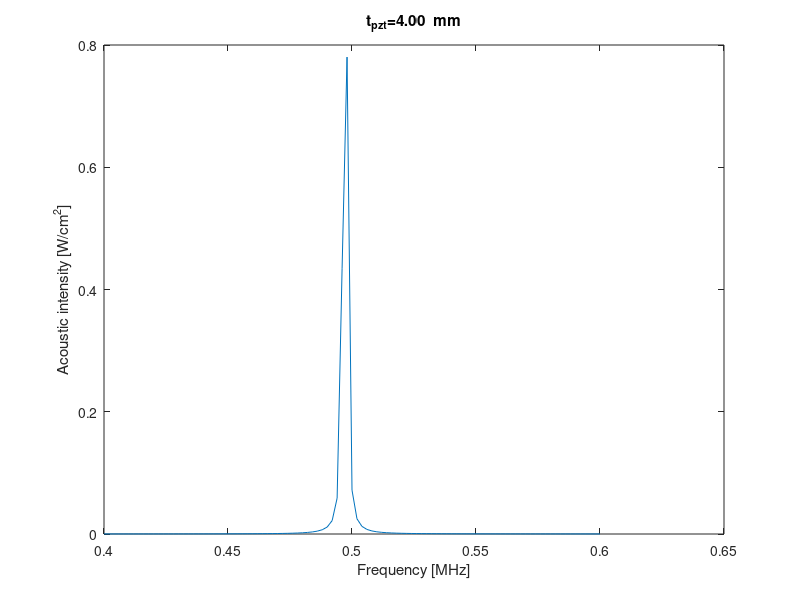
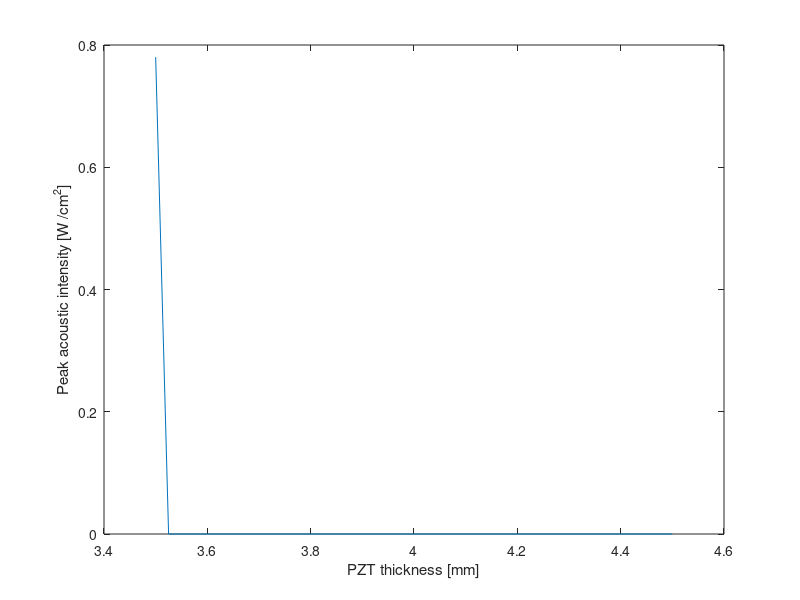
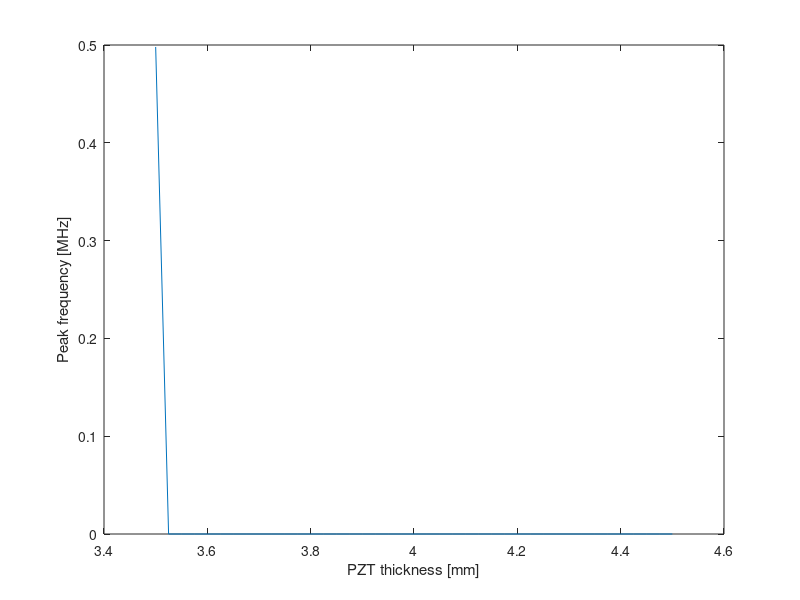
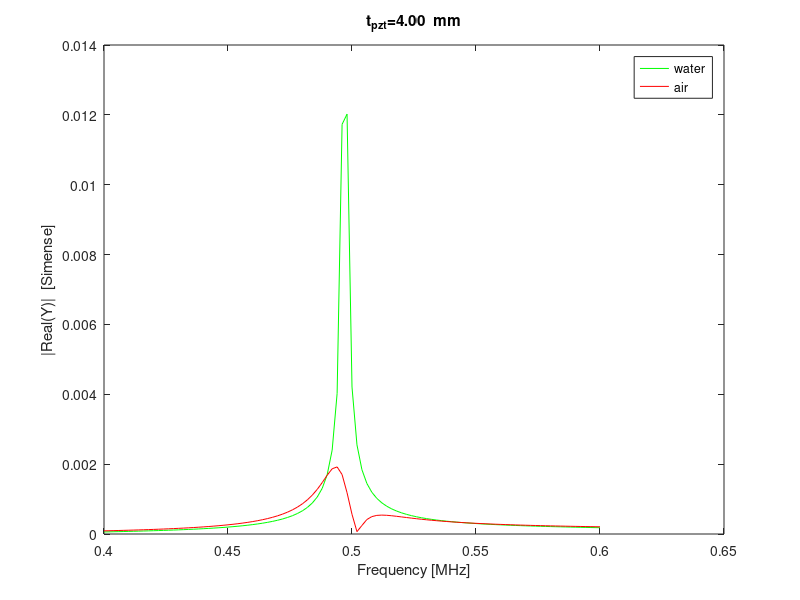

MATLAB code for these plots, in order:
%Script to find best thickness of PZT ceramic plate for optimum transmission of ultrasound, given the thickness and properties of the protective layer
%Layers assumed in the current calculation: PZT- Titanium - water
%See the paper: Titanium made ultrasonic reactor with 500KHz resonance
%Written by Shahar Seifer
%(C) copyright 2018, Shahar Seifer


%Code run once to solve symbolically the system of equations
%coefficients of A B C D E and right side of equation
%sym mat matsq d
%mat(1,:)=sym('[-i*k_pzt i*k_pzt,  0,  0,  0,  V*d33/t_pzt]');
%mat(2,:)=sym('[exp(-i*k_pzt*t_pzt),  exp(i*k_pzt*t_pzt),  -exp(-i*k_smd*t_pzt),  -exp(i*k_smd*t_pzt),  0,  0]');
%mat(3,:)=sym('[-i*k_pzt*exp(-i*k_pzt*t_pzt)/s33_pzt,  i*k_pzt*exp(i*k_pzt*t_pzt)/s33_pzt,  i*k_smd*exp(-i*k_smd*t_pzt)/s33_smd,  -i*k_smd*exp(i*k_smd*t_pzt)/s33_smd,  0,  d33*V/t_pzt]'); 
%mat(4,:)=sym('[0,  0,  -i*k_smd*exp(-i*k_smd*(t_pzt+t_smd))/s33_smd,  i*k_smd*exp(i*k_smd*(t_pzt+t_smd))/s33_smd,  +i*k_water*exp(-i*k_water*(t_pzt+t_smd))/s33_water,  0]');
%mat(5,:)=sym('[0,  0,  exp(-i*k_smd*(t_pzt+t_smd)),  exp(i*k_smd*(t_pzt+t_smd)),  -exp(-i*k_water*(t_pzt+t_smd)),  0]');
%matsq=mat(1:5,1:5);
%d=mat(1:5,6);
%ABCDE=matsq^(-1)*d;
%abcde=simplify(ABCDE);

%found abcde =
% 
% (V*d33*(k_pzt*k_water*s33_smd^2*exp(k_pzt*t_pzt*2*i + k_smd*t_smd*2*i)*i + k_smd^2*s33_pzt*s33_water*exp(k_pzt*t_pzt*2*i + k_smd*t_smd*2*i)*i - k_pzt*k_water*s33_smd^2*exp(k_pzt*t_pzt*2*i)*i - k_smd^2*s33_pzt*s33_water*exp(k_pzt*t_pzt*2*i)*i + k_pzt*k_water*s33_smd^2*s33_pzt*exp(k_pzt*t_pzt*i)*i + k_pzt*k_smd*s33_smd*s33_water*exp(k_pzt*t_pzt*2*i + k_smd*t_smd*2*i)*i + k_smd*k_water*s33_smd*s33_pzt*exp(k_pzt*t_pzt*2*i + k_smd*t_smd*2*i)*i - k_pzt*k_water*s33_smd^2*s33_pzt*exp(k_pzt*t_pzt*i + k_smd*t_smd*2*i)*i + k_pzt*k_smd*s33_smd*s33_water*exp(k_pzt*t_pzt*2*i)*i + k_smd*k_water*s33_smd*s33_pzt*exp(k_pzt*t_pzt*2*i)*i - k_pzt*k_smd*s33_smd*s33_pzt*s33_water*exp(k_pzt*t_pzt*i)*i - k_pzt*k_smd*s33_smd*s33_pzt*s33_water*exp(k_pzt*t_pzt*i + k_smd*t_smd*2*i)*i))/(k_pzt*t_pzt*(k_pzt*k_water*s33_smd^2 - k_smd^2*s33_pzt*s33_water - k_pzt*k_smd*s33_smd*s33_water + k_smd*k_water*s33_smd*s33_pzt + k_pzt*k_water*s33_smd^2*exp(k_pzt*t_pzt*2*i + k_smd*t_smd*2*i) + k_smd^2*s33_pzt*s33_water*exp(k_pzt*t_pzt*2*i + k_smd*t_smd*2*i) - k_pzt*k_water*s33_smd^2*exp(k_pzt*t_pzt*2*i) - k_pzt*k_water*s33_smd^2*exp(k_smd*t_smd*2*i) - k_smd^2*s33_pzt*s33_water*exp(k_pzt*t_pzt*2*i) + k_smd^2*s33_pzt*s33_water*exp(k_smd*t_smd*2*i) + k_pzt*k_smd*s33_smd*s33_water*exp(k_pzt*t_pzt*2*i + k_smd*t_smd*2*i) + k_smd*k_water*s33_smd*s33_pzt*exp(k_pzt*t_pzt*2*i + k_smd*t_smd*2*i) + k_pzt*k_smd*s33_smd*s33_water*exp(k_pzt*t_pzt*2*i) - k_pzt*k_smd*s33_smd*s33_water*exp(k_smd*t_smd*2*i) + k_smd*k_water*s33_smd*s33_pzt*exp(k_pzt*t_pzt*2*i) + k_smd*k_water*s33_smd*s33_pzt*exp(k_smd*t_smd*2*i)))
% -(V*d33*(k_pzt*k_water*s33_smd^2*i - k_smd^2*s33_pzt*s33_water*i - k_pzt*k_smd*s33_smd*s33_water*i + k_smd*k_water*s33_smd*s33_pzt*i - k_pzt*k_water*s33_smd^2*exp(k_smd*t_smd*2*i)*i + k_smd^2*s33_pzt*s33_water*exp(k_smd*t_smd*2*i)*i - k_pzt*k_water*s33_smd^2*s33_pzt*exp(k_pzt*t_pzt*i)*i + k_pzt*k_water*s33_smd^2*s33_pzt*exp(k_pzt*t_pzt*i + k_smd*t_smd*2*i)*i - k_pzt*k_smd*s33_smd*s33_water*exp(k_smd*t_smd*2*i)*i + k_smd*k_water*s33_smd*s33_pzt*exp(k_smd*t_smd*2*i)*i + k_pzt*k_smd*s33_smd*s33_pzt*s33_water*exp(k_pzt*t_pzt*i)*i + k_pzt*k_smd*s33_smd*s33_pzt*s33_water*exp(k_pzt*t_pzt*i + k_smd*t_smd*2*i)*i))/(k_pzt*t_pzt*(k_pzt*k_water*s33_smd^2 - k_smd^2*s33_pzt*s33_water - k_pzt*k_smd*s33_smd*s33_water + k_smd*k_water*s33_smd*s33_pzt + k_pzt*k_water*s33_smd^2*exp(k_pzt*t_pzt*2*i + k_smd*t_smd*2*i) + k_smd^2*s33_pzt*s33_water*exp(k_pzt*t_pzt*2*i + k_smd*t_smd*2*i) - k_pzt*k_water*s33_smd^2*exp(k_pzt*t_pzt*2*i) - k_pzt*k_water*s33_smd^2*exp(k_smd*t_smd*2*i) - k_smd^2*s33_pzt*s33_water*exp(k_pzt*t_pzt*2*i) + k_smd^2*s33_pzt*s33_water*exp(k_smd*t_smd*2*i) + k_pzt*k_smd*s33_smd*s33_water*exp(k_pzt*t_pzt*2*i + k_smd*t_smd*2*i) + k_smd*k_water*s33_smd*s33_pzt*exp(k_pzt*t_pzt*2*i + k_smd*t_smd*2*i) + k_pzt*k_smd*s33_smd*s33_water*exp(k_pzt*t_pzt*2*i) - k_pzt*k_smd*s33_smd*s33_water*exp(k_smd*t_smd*2*i) + k_smd*k_water*s33_smd*s33_pzt*exp(k_pzt*t_pzt*2*i) + k_smd*k_water*s33_smd*s33_pzt*exp(k_smd*t_smd*2*i)))
% -(V*d33*s33_smd*(k_smd*s33_water + k_water*s33_smd)*(- 2*exp(k_pzt*t_pzt*i + k_smd*t_pzt*i + k_smd*t_smd*2*i) + s33_pzt*exp(k_smd*(t_pzt*i + t_smd*2*i)) + s33_pzt*exp(k_pzt*t_pzt*2*i + k_smd*t_pzt*i + k_smd*t_smd*2*i))*i)/(k_pzt*k_water*s33_smd^2*t_pzt - k_smd^2*s33_pzt*s33_water*t_pzt - k_pzt*k_water*s33_smd^2*t_pzt*exp(k_pzt*t_pzt*2*i) - k_pzt*k_water*s33_smd^2*t_pzt*exp(k_smd*t_smd*2*i) - k_smd^2*s33_pzt*s33_water*t_pzt*exp(k_pzt*t_pzt*2*i) + k_smd^2*s33_pzt*s33_water*t_pzt*exp(k_smd*t_smd*2*i) - k_pzt*k_smd*s33_smd*s33_water*t_pzt + k_smd*k_water*s33_smd*s33_pzt*t_pzt + k_pzt*k_water*s33_smd^2*t_pzt*exp(k_pzt*t_pzt*2*i + k_smd*t_smd*2*i) + k_smd^2*s33_pzt*s33_water*t_pzt*exp(k_pzt*t_pzt*2*i + k_smd*t_smd*2*i) + k_pzt*k_smd*s33_smd*s33_water*t_pzt*exp(k_pzt*t_pzt*2*i) - k_pzt*k_smd*s33_smd*s33_water*t_pzt*exp(k_smd*t_smd*2*i) + k_smd*k_water*s33_smd*s33_pzt*t_pzt*exp(k_pzt*t_pzt*2*i) + k_smd*k_water*s33_smd*s33_pzt*t_pzt*exp(k_smd*t_smd*2*i) + k_pzt*k_smd*s33_smd*s33_water*t_pzt*exp(k_pzt*t_pzt*2*i + k_smd*t_smd*2*i) + k_smd*k_water*s33_smd*s33_pzt*t_pzt*exp(k_pzt*t_pzt*2*i + k_smd*t_smd*2*i))
% (V*d33*k_water*s33_smd^2*s33_pzt*i - V*d33*k_water*s33_smd^2*exp(k_pzt*t_pzt*i)*2*i + V*d33*k_smd*s33_smd*s33_water*exp(k_pzt*t_pzt*i)*2*i + V*d33*k_water*s33_smd^2*s33_pzt*exp(k_pzt*t_pzt*2*i)*i - V*d33*k_smd*s33_smd*s33_pzt*s33_water*i - V*d33*k_smd*s33_smd*s33_pzt*s33_water*exp(k_pzt*t_pzt*2*i)*i)/(k_pzt*k_water*s33_smd^2*t_pzt*exp(k_smd*t_pzt*i) - k_smd^2*s33_pzt*s33_water*t_pzt*exp(k_smd*t_pzt*i) - k_pzt*k_smd*s33_smd*s33_water*t_pzt*exp(k_smd*t_pzt*i) + k_smd*k_water*s33_smd*s33_pzt*t_pzt*exp(k_smd*t_pzt*i) - k_pzt*k_water*s33_smd^2*t_pzt*exp(k_pzt*t_pzt*2*i)*exp(k_smd*t_pzt*i) - k_pzt*k_water*s33_smd^2*t_pzt*exp(k_smd*t_pzt*i)*exp(k_smd*t_smd*2*i) - k_smd^2*s33_pzt*s33_water*t_pzt*exp(k_pzt*t_pzt*2*i)*exp(k_smd*t_pzt*i) + k_smd^2*s33_pzt*s33_water*t_pzt*exp(k_smd*t_pzt*i)*exp(k_smd*t_smd*2*i) + k_pzt*k_water*s33_smd^2*t_pzt*exp(k_pzt*t_pzt*2*i)*exp(k_smd*t_pzt*i)*exp(k_smd*t_smd*2*i) + k_smd^2*s33_pzt*s33_water*t_pzt*exp(k_pzt*t_pzt*2*i)*exp(k_smd*t_pzt*i)*exp(k_smd*t_smd*2*i) + k_pzt*k_smd*s33_smd*s33_water*t_pzt*exp(k_pzt*t_pzt*2*i)*exp(k_smd*t_pzt*i) - k_pzt*k_smd*s33_smd*s33_water*t_pzt*exp(k_smd*t_pzt*i)*exp(k_smd*t_smd*2*i) + k_smd*k_water*s33_smd*s33_pzt*t_pzt*exp(k_pzt*t_pzt*2*i)*exp(k_smd*t_pzt*i) + k_smd*k_water*s33_smd*s33_pzt*t_pzt*exp(k_smd*t_pzt*i)*exp(k_smd*t_smd*2*i) + k_pzt*k_smd*s33_smd*s33_water*t_pzt*exp(k_pzt*t_pzt*2*i)*exp(k_smd*t_pzt*i)*exp(k_smd*t_smd*2*i) + k_smd*k_water*s33_smd*s33_pzt*t_pzt*exp(k_pzt*t_pzt*2*i)*exp(k_smd*t_pzt*i)*exp(k_smd*t_smd*2*i))
%  -(V*d33*k_smd*s33_smd*s33_pzt*s33_water*exp(k_smd*t_smd*i)*exp(k_water*t_pzt*i)*exp(k_water*t_smd*i)*2*i - V*d33*k_smd*s33_smd*s33_water*exp(k_pzt*t_pzt*i)*exp(k_smd*t_smd*i)*exp(k_water*t_pzt*i)*exp(k_water*t_smd*i)*4*i + V*d33*k_smd*s33_smd*s33_pzt*s33_water*exp(k_pzt*t_pzt*2*i)*exp(k_smd*t_smd*i)*exp(k_water*t_pzt*i)*exp(k_water*t_smd*i)*2*i)/(k_pzt*k_water*s33_smd^2*t_pzt - k_smd^2*s33_pzt*s33_water*t_pzt - k_pzt*k_water*s33_smd^2*t_pzt*exp(k_pzt*t_pzt*2*i) - k_pzt*k_water*s33_smd^2*t_pzt*exp(k_smd*t_smd*2*i) - k_smd^2*s33_pzt*s33_water*t_pzt*exp(k_pzt*t_pzt*2*i) + k_smd^2*s33_pzt*s33_water*t_pzt*exp(k_smd*t_smd*2*i) - k_pzt*k_smd*s33_smd*s33_water*t_pzt + k_smd*k_water*s33_smd*s33_pzt*t_pzt + k_pzt*k_smd*s33_smd*s33_water*t_pzt*exp(k_pzt*t_pzt*2*i) - k_pzt*k_smd*s33_smd*s33_water*t_pzt*exp(k_smd*t_smd*2*i) + k_smd*k_water*s33_smd*s33_pzt*t_pzt*exp(k_pzt*t_pzt*2*i) + k_smd*k_water*s33_smd*s33_pzt*t_pzt*exp(k_smd*t_smd*2*i) + k_pzt*k_water*s33_smd^2*t_pzt*exp(k_pzt*t_pzt*2*i)*exp(k_smd*t_smd*2*i) + k_smd^2*s33_pzt*s33_water*t_pzt*exp(k_pzt*t_pzt*2*i)*exp(k_smd*t_smd*2*i) + k_pzt*k_smd*s33_smd*s33_water*t_pzt*exp(k_pzt*t_pzt*2*i)*exp(k_smd*t_smd*2*i) + k_smd*k_water*s33_smd*s33_pzt*t_pzt*exp(k_pzt*t_pzt*2*i)*exp(k_smd*t_smd*2*i));

%all variables in mks units
t_pzt_vect=0.001*(3.5:0.025:4.5);%search range of PZT thickness in meters
grand_n=0;
grand_acoustic=zeros(size(t_pzt_vect));
grand_pzt=zeros(size(t_pzt_vect));
grand_peak=zeros(size(t_pzt_vect));
grand_bandwidth=zeros(size(t_pzt_vect));
for t_pzt=0.0040;%t_pzt_vect
    grand_n=grand_n+1;
    V=4; %amplitude of electrical voltage
    d33=265*1e-12; %PZT strngth
    eps33=1200*8.85e-12; %dielectric strength in PZT
    e33=sqrt(0.46*16.6*1e10*eps33);%e33=sqrt(kt*c33D*eps33S)
    s33_pzt=14.2*1e-12;
    t_smd=0.0065; %6.5mm Titanium thickness fixed
    s33_water=1/(2.15e9);  %=1/[bulk modulus], =1/K , in units m^2/Newton.  c=sqrt(K/ro).
    s33_air=1/(1.4e5);
    s33_smd=1/(100e9);  %=1/[bulk modulus], =1/K , in units m^2/Newton. (also the same for young modulus) 
    c_pzt=4220; %Nt*2
    c_water=1480;
    c_air=340;
    ro_smd=4500; %Titanium
    c_smd=6000;%Titanium (Engineering Toolbox)

    As=1e-4; %transducer area in m^2
    ro_water=1000;  %kg/m^3
    ro_air=1.2;%kg/m^3
    ro_pzt=7800;

    n=0;
    freq_vect=(0.4:0.002:0.6);
    Yvect=zeros(size(freq_vect));
    Yvect_air=zeros(size(freq_vect));
    acoustic_power=zeros(size(freq_vect));
    pzt_forward_reverse_power=zeros(size(freq_vect));
    for freq=freq_vect
    %freq- frequency
    n=n+1;    
    k_pzt=(1-0.1i)*2*pi*freq*1000000/c_pzt;
    k_smd=(1+.1i)*2*pi*freq*1000000/c_smd;
    k_water=2*pi*freq*1000000/c_water;
    k_air=2*pi*freq*1000000/c_air;
    omega=2*pi*freq*1000000;
    E= -(V*d33*k_smd*s33_smd*s33_pzt*s33_water*exp(k_smd*t_smd*i)*exp(k_water*t_pzt*i)*exp(k_water*t_smd*i)*2*i - V*d33*k_smd*s33_smd*s33_water*exp(k_pzt*t_pzt*i)*exp(k_smd*t_smd*i)*exp(k_water*t_pzt*i)*exp(k_water*t_smd*i)*4*i + V*d33*k_smd*s33_smd*s33_pzt*s33_water*exp(k_pzt*t_pzt*2*i)*exp(k_smd*t_smd*i)*exp(k_water*t_pzt*i)*exp(k_water*t_smd*i)*2*i)/(k_pzt*k_water*s33_smd^2*t_pzt - k_smd^2*s33_pzt*s33_water*t_pzt - k_pzt*k_water*s33_smd^2*t_pzt*exp(k_pzt*t_pzt*2*i) - k_pzt*k_water*s33_smd^2*t_pzt*exp(k_smd*t_smd*2*i) - k_smd^2*s33_pzt*s33_water*t_pzt*exp(k_pzt*t_pzt*2*i) + k_smd^2*s33_pzt*s33_water*t_pzt*exp(k_smd*t_smd*2*i) - k_pzt*k_smd*s33_smd*s33_water*t_pzt + k_smd*k_water*s33_smd*s33_pzt*t_pzt + k_pzt*k_smd*s33_smd*s33_water*t_pzt*exp(k_pzt*t_pzt*2*i) - k_pzt*k_smd*s33_smd*s33_water*t_pzt*exp(k_smd*t_smd*2*i) + k_smd*k_water*s33_smd*s33_pzt*t_pzt*exp(k_pzt*t_pzt*2*i) + k_smd*k_water*s33_smd*s33_pzt*t_pzt*exp(k_smd*t_smd*2*i) + k_pzt*k_water*s33_smd^2*t_pzt*exp(k_pzt*t_pzt*2*i)*exp(k_smd*t_smd*2*i) + k_smd^2*s33_pzt*s33_water*t_pzt*exp(k_pzt*t_pzt*2*i)*exp(k_smd*t_smd*2*i) + k_pzt*k_smd*s33_smd*s33_water*t_pzt*exp(k_pzt*t_pzt*2*i)*exp(k_smd*t_smd*2*i) + k_smd*k_water*s33_smd*s33_pzt*t_pzt*exp(k_pzt*t_pzt*2*i)*exp(k_smd*t_smd*2*i));
    A=(V*d33*(k_pzt*k_water*s33_smd^2*exp(k_pzt*t_pzt*2*i + k_smd*t_smd*2*i)*i + k_smd^2*s33_pzt*s33_water*exp(k_pzt*t_pzt*2*i + k_smd*t_smd*2*i)*i - k_pzt*k_water*s33_smd^2*exp(k_pzt*t_pzt*2*i)*i - k_smd^2*s33_pzt*s33_water*exp(k_pzt*t_pzt*2*i)*i + k_pzt*k_water*s33_smd^2*s33_pzt*exp(k_pzt*t_pzt*i)*i + k_pzt*k_smd*s33_smd*s33_water*exp(k_pzt*t_pzt*2*i + k_smd*t_smd*2*i)*i + k_smd*k_water*s33_smd*s33_pzt*exp(k_pzt*t_pzt*2*i + k_smd*t_smd*2*i)*i - k_pzt*k_water*s33_smd^2*s33_pzt*exp(k_pzt*t_pzt*i + k_smd*t_smd*2*i)*i + k_pzt*k_smd*s33_smd*s33_water*exp(k_pzt*t_pzt*2*i)*i + k_smd*k_water*s33_smd*s33_pzt*exp(k_pzt*t_pzt*2*i)*i - k_pzt*k_smd*s33_smd*s33_pzt*s33_water*exp(k_pzt*t_pzt*i)*i - k_pzt*k_smd*s33_smd*s33_pzt*s33_water*exp(k_pzt*t_pzt*i + k_smd*t_smd*2*i)*i))/(k_pzt*t_pzt*(k_pzt*k_water*s33_smd^2 - k_smd^2*s33_pzt*s33_water - k_pzt*k_smd*s33_smd*s33_water + k_smd*k_water*s33_smd*s33_pzt + k_pzt*k_water*s33_smd^2*exp(k_pzt*t_pzt*2*i + k_smd*t_smd*2*i) + k_smd^2*s33_pzt*s33_water*exp(k_pzt*t_pzt*2*i + k_smd*t_smd*2*i) - k_pzt*k_water*s33_smd^2*exp(k_pzt*t_pzt*2*i) - k_pzt*k_water*s33_smd^2*exp(k_smd*t_smd*2*i) - k_smd^2*s33_pzt*s33_water*exp(k_pzt*t_pzt*2*i) + k_smd^2*s33_pzt*s33_water*exp(k_smd*t_smd*2*i) + k_pzt*k_smd*s33_smd*s33_water*exp(k_pzt*t_pzt*2*i + k_smd*t_smd*2*i) + k_smd*k_water*s33_smd*s33_pzt*exp(k_pzt*t_pzt*2*i + k_smd*t_smd*2*i) + k_pzt*k_smd*s33_smd*s33_water*exp(k_pzt*t_pzt*2*i) - k_pzt*k_smd*s33_smd*s33_water*exp(k_smd*t_smd*2*i) + k_smd*k_water*s33_smd*s33_pzt*exp(k_pzt*t_pzt*2*i) + k_smd*k_water*s33_smd*s33_pzt*exp(k_smd*t_smd*2*i)));
    B=-(V*d33*(k_pzt*k_water*s33_smd^2*i - k_smd^2*s33_pzt*s33_water*i - k_pzt*k_smd*s33_smd*s33_water*i + k_smd*k_water*s33_smd*s33_pzt*i - k_pzt*k_water*s33_smd^2*exp(k_smd*t_smd*2*i)*i + k_smd^2*s33_pzt*s33_water*exp(k_smd*t_smd*2*i)*i - k_pzt*k_water*s33_smd^2*s33_pzt*exp(k_pzt*t_pzt*i)*i + k_pzt*k_water*s33_smd^2*s33_pzt*exp(k_pzt*t_pzt*i + k_smd*t_smd*2*i)*i - k_pzt*k_smd*s33_smd*s33_water*exp(k_smd*t_smd*2*i)*i + k_smd*k_water*s33_smd*s33_pzt*exp(k_smd*t_smd*2*i)*i + k_pzt*k_smd*s33_smd*s33_pzt*s33_water*exp(k_pzt*t_pzt*i)*i + k_pzt*k_smd*s33_smd*s33_pzt*s33_water*exp(k_pzt*t_pzt*i + k_smd*t_smd*2*i)*i))/(k_pzt*t_pzt*(k_pzt*k_water*s33_smd^2 - k_smd^2*s33_pzt*s33_water - k_pzt*k_smd*s33_smd*s33_water + k_smd*k_water*s33_smd*s33_pzt + k_pzt*k_water*s33_smd^2*exp(k_pzt*t_pzt*2*i + k_smd*t_smd*2*i) + k_smd^2*s33_pzt*s33_water*exp(k_pzt*t_pzt*2*i + k_smd*t_smd*2*i) - k_pzt*k_water*s33_smd^2*exp(k_pzt*t_pzt*2*i) - k_pzt*k_water*s33_smd^2*exp(k_smd*t_smd*2*i) - k_smd^2*s33_pzt*s33_water*exp(k_pzt*t_pzt*2*i) + k_smd^2*s33_pzt*s33_water*exp(k_smd*t_smd*2*i) + k_pzt*k_smd*s33_smd*s33_water*exp(k_pzt*t_pzt*2*i + k_smd*t_smd*2*i) + k_smd*k_water*s33_smd*s33_pzt*exp(k_pzt*t_pzt*2*i + k_smd*t_smd*2*i) + k_pzt*k_smd*s33_smd*s33_water*exp(k_pzt*t_pzt*2*i) - k_pzt*k_smd*s33_smd*s33_water*exp(k_smd*t_smd*2*i) + k_smd*k_water*s33_smd*s33_pzt*exp(k_pzt*t_pzt*2*i) + k_smd*k_water*s33_smd*s33_pzt*exp(k_smd*t_smd*2*i)));
    Y=1i*omega*As*(eps33/t_pzt+(e33/V)*(-1i*k_pzt*A*exp(-1i*k_pzt*t_pzt)+1i*k_pzt*B*exp(1i*k_pzt*t_pzt)));
    Yvect(n)=Y;
    acoustic_power(n)=0.5*As*ro_water*c_water*abs(E*conj(E))*(omega)^2;
    pzt_forward_reverse_power(n)=0.5*As*ro_pzt*c_pzt*(abs(A*conj(A))-abs(B*conj(B)))*(omega)^2; %forward-reverse of waves inside pzt
    %special case in air
    A_air=(V*d33*(k_pzt*k_air*s33_smd^2*exp(k_pzt*t_pzt*2*i + k_smd*t_smd*2*i)*i + k_smd^2*s33_pzt*s33_air*exp(k_pzt*t_pzt*2*i + k_smd*t_smd*2*i)*i - k_pzt*k_air*s33_smd^2*exp(k_pzt*t_pzt*2*i)*i - k_smd^2*s33_pzt*s33_air*exp(k_pzt*t_pzt*2*i)*i + k_pzt*k_air*s33_smd^2*s33_pzt*exp(k_pzt*t_pzt*i)*i + k_pzt*k_smd*s33_smd*s33_air*exp(k_pzt*t_pzt*2*i + k_smd*t_smd*2*i)*i + k_smd*k_air*s33_smd*s33_pzt*exp(k_pzt*t_pzt*2*i + k_smd*t_smd*2*i)*i - k_pzt*k_air*s33_smd^2*s33_pzt*exp(k_pzt*t_pzt*i + k_smd*t_smd*2*i)*i + k_pzt*k_smd*s33_smd*s33_air*exp(k_pzt*t_pzt*2*i)*i + k_smd*k_air*s33_smd*s33_pzt*exp(k_pzt*t_pzt*2*i)*i - k_pzt*k_smd*s33_smd*s33_pzt*s33_air*exp(k_pzt*t_pzt*i)*i - k_pzt*k_smd*s33_smd*s33_pzt*s33_air*exp(k_pzt*t_pzt*i + k_smd*t_smd*2*i)*i))/(k_pzt*t_pzt*(k_pzt*k_air*s33_smd^2 - k_smd^2*s33_pzt*s33_air - k_pzt*k_smd*s33_smd*s33_air + k_smd*k_air*s33_smd*s33_pzt + k_pzt*k_air*s33_smd^2*exp(k_pzt*t_pzt*2*i + k_smd*t_smd*2*i) + k_smd^2*s33_pzt*s33_air*exp(k_pzt*t_pzt*2*i + k_smd*t_smd*2*i) - k_pzt*k_air*s33_smd^2*exp(k_pzt*t_pzt*2*i) - k_pzt*k_air*s33_smd^2*exp(k_smd*t_smd*2*i) - k_smd^2*s33_pzt*s33_air*exp(k_pzt*t_pzt*2*i) + k_smd^2*s33_pzt*s33_air*exp(k_smd*t_smd*2*i) + k_pzt*k_smd*s33_smd*s33_air*exp(k_pzt*t_pzt*2*i + k_smd*t_smd*2*i) + k_smd*k_air*s33_smd*s33_pzt*exp(k_pzt*t_pzt*2*i + k_smd*t_smd*2*i) + k_pzt*k_smd*s33_smd*s33_air*exp(k_pzt*t_pzt*2*i) - k_pzt*k_smd*s33_smd*s33_air*exp(k_smd*t_smd*2*i) + k_smd*k_air*s33_smd*s33_pzt*exp(k_pzt*t_pzt*2*i) + k_smd*k_air*s33_smd*s33_pzt*exp(k_smd*t_smd*2*i)));
    B_air=-(V*d33*(k_pzt*k_air*s33_smd^2*i - k_smd^2*s33_pzt*s33_air*i - k_pzt*k_smd*s33_smd*s33_air*i + k_smd*k_air*s33_smd*s33_pzt*i - k_pzt*k_air*s33_smd^2*exp(k_smd*t_smd*2*i)*i + k_smd^2*s33_pzt*s33_air*exp(k_smd*t_smd*2*i)*i - k_pzt*k_air*s33_smd^2*s33_pzt*exp(k_pzt*t_pzt*i)*i + k_pzt*k_air*s33_smd^2*s33_pzt*exp(k_pzt*t_pzt*i + k_smd*t_smd*2*i)*i - k_pzt*k_smd*s33_smd*s33_air*exp(k_smd*t_smd*2*i)*i + k_smd*k_air*s33_smd*s33_pzt*exp(k_smd*t_smd*2*i)*i + k_pzt*k_smd*s33_smd*s33_pzt*s33_air*exp(k_pzt*t_pzt*i)*i + k_pzt*k_smd*s33_smd*s33_pzt*s33_air*exp(k_pzt*t_pzt*i + k_smd*t_smd*2*i)*i))/(k_pzt*t_pzt*(k_pzt*k_air*s33_smd^2 - k_smd^2*s33_pzt*s33_air - k_pzt*k_smd*s33_smd*s33_air + k_smd*k_air*s33_smd*s33_pzt + k_pzt*k_air*s33_smd^2*exp(k_pzt*t_pzt*2*i + k_smd*t_smd*2*i) + k_smd^2*s33_pzt*s33_air*exp(k_pzt*t_pzt*2*i + k_smd*t_smd*2*i) - k_pzt*k_air*s33_smd^2*exp(k_pzt*t_pzt*2*i) - k_pzt*k_air*s33_smd^2*exp(k_smd*t_smd*2*i) - k_smd^2*s33_pzt*s33_air*exp(k_pzt*t_pzt*2*i) + k_smd^2*s33_pzt*s33_air*exp(k_smd*t_smd*2*i) + k_pzt*k_smd*s33_smd*s33_air*exp(k_pzt*t_pzt*2*i + k_smd*t_smd*2*i) + k_smd*k_air*s33_smd*s33_pzt*exp(k_pzt*t_pzt*2*i + k_smd*t_smd*2*i) + k_pzt*k_smd*s33_smd*s33_air*exp(k_pzt*t_pzt*2*i) - k_pzt*k_smd*s33_smd*s33_air*exp(k_smd*t_smd*2*i) + k_smd*k_air*s33_smd*s33_pzt*exp(k_pzt*t_pzt*2*i) + k_smd*k_air*s33_smd*s33_pzt*exp(k_smd*t_smd*2*i)));
    Y_air=1i*omega*As*(eps33/t_pzt+(e33/V)*(-1i*k_pzt*A_air*exp(-1i*k_pzt*t_pzt)+1i*k_pzt*B_air*exp(1i*k_pzt*t_pzt)));
    Yvect_air(n)=Y_air;
    end %for freq

    figure(1)
    plot(freq_vect,acoustic_power,'-')
    xlabel('Frequency [MHz]');
    ylabel('Acoustic intensity [W/cm^2]');
    title(sprintf('t_{pzt}=%.2f  mm',t_pzt*1000));

    figure(11)
    plot(freq_vect,abs(real(Yvect)),'g-',freq_vect,abs(real(Yvect_air)),'r-')
    xlabel('Frequency [MHz]');
    ylabel('|Real(Y)|  [Simense]');
    legend('water','air')
    title(sprintf('t_{pzt}=%.2f  mm',t_pzt*1000));

    figure(13)
    [ax h1 h2]=plotyy(freq_vect,acoustic_power,freq_vect,abs(real(Yvect)));
    xlabel('Frequency [MHz]');
    axes(ax(1)); ylabel('Acoustic power [W]');
    axes(ax(2)); ylabel('Electrical G  [Simense]');
    title(sprintf('Simulation %g',t_pzt*1000));


    pause (1)
    close(13)
    grand_acoustic(grand_n)=max(acoustic_power);
    grand_pzt(grand_n)=max(pzt_forward_reverse_power);
    grand_peak(grand_n)=mean(freq_vect(acoustic_power==max(acoustic_power)));
    tentative_vector1=freq_vect(freq_vect>grand_peak(grand_n) &  (acoustic_power<=0.5*max(acoustic_power)));
    tentative_vector2=freq_vect(freq_vect<grand_peak(grand_n) &  (acoustic_power<=0.5*max(acoustic_power)));
    if ~isempty(tentative_vector1)
        df1=min(tentative_vector1)-grand_peak(grand_n);
    else
        df1=10;
    end
    if ~isempty(tentative_vector2)
        df2=grand_peak(grand_n)-max(tentative_vector2);
    else
        df2=10;
    end
    grand_bandwidth(grand_n)=min([df1 df2]);
end % for t_smd


figure(5)
plot([t_pzt_vect*1000],[grand_acoustic],'-')
xlabel('PZT thickness [mm]');
ylabel('Peak acoustic intensity [W /cm^2]');

figure(55)
plot([t_pzt_vect]*k_smd/(2*pi),[grand_acoustic],'-')
xlabel('PZT thickness [wavelength number]');
ylabel('Peak acoustic intensity [W /cm^2]');

figure(6)
plot(t_pzt_vect*1000,grand_peak,'-')
xlabel('PZT thickness [mm]');
ylabel('Peak frequency [MHz]');

%figure(9)
%plot(t_pzt_vect*1000,grand_bandwidth,'-')
%xlabel('PZT thickness [mm]');
%ylabel('Bandwidth [MHz]');
